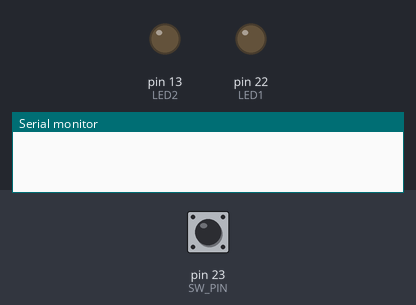
Recording of a sketch running on a simulated Arduino Mega 2560, built with avr-gcc and run on an emulated ATmega2560. Parts: output pins drawn as LEDs (lit = HIGH), the last lines printed to the serial monitor. Inputs (shaded band) come from the test bench; at power-on: pin 23 (SW_PIN) HIGH.

Above: at 1.2 s.
1.3 s: pin 23 (SW_PIN) pulled LOW for 1 s
At 2.3 s:
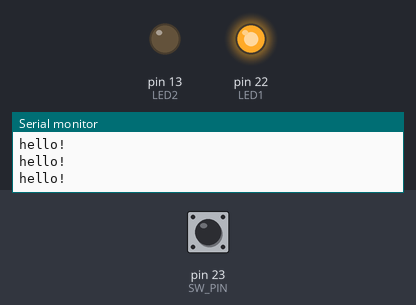
3.8 s: pin 23 (SW_PIN) pulled LOW for 0.15 s
At 4.6 s:
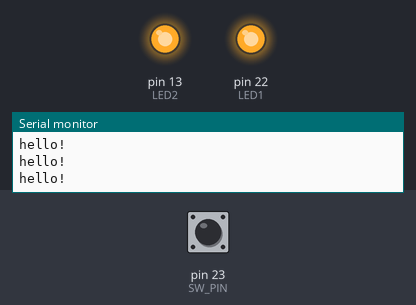
5.4 s: pin 23 (SW_PIN) pulled LOW for 3.2 s
At 6.7 s:
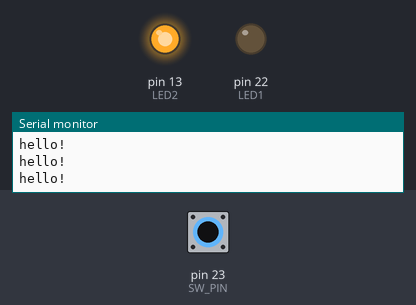
Timing chart, 0 to 8.4 s (numbered marks = the images above; inputs shaded):
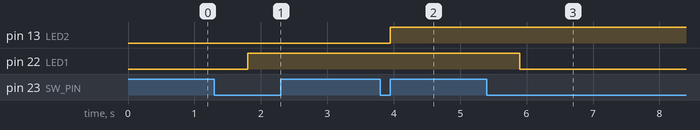

Measured:
- after the input at 1.3 s, pin 22 (LED1): LOW → HIGH after 0.50 s
- after the input at 3.8 s, pin 13 (LED2): LOW → HIGH after 0.15 s
- after the input at 5.4 s, pin 22 (LED1): HIGH → LOW after 0.50 s

The sketch:

diy3-1-OOP.ino
```cpp
// 參閱3-16頁

const byte LED1 = 22;
const byte LED2 = LED_BUILTIN; // 內建的LED
const byte SW_PIN = 23;        // 開關接腳

boolean LED1State = false;
boolean LED2State = false;

typedef enum
{
  RELEASED,
  PRESSED,
  LONG_PRESSED,
  PRESSING,
  RELEASED_FROM_PRESS,
  RELEASED_FROM_LONGPRESS
} Status;

class Switch
{
private:
  long _pressTime = 0;
  long _debounceTime = 30;
  long _longPressTime = 500;
  long _lastHoldTime = 0;
  long _holdTime = 200;
  boolean _isPressed = false;
  boolean _isLongPressed = false;

public:
  byte swPin;
  bool ONState;
  bool pullup;

  Switch(byte pin, bool ON = HIGH, bool pullup = false)
  {
    swPin = pin;
    ONState = ON;

    if (pullup)
    {
      pinMode(pin, INPUT_PULLUP);
    }
    else
    {
      pinMode(pin, INPUT);
    }
  }

  Status check()
  {
    Status status = RELEASED;

    if (digitalRead(swPin) == ONState)
    {
      if (!_isPressed)
      {
        _isPressed = true;
        status = PRESSED;
        _pressTime = millis();
      }

      if (_isLongPressed && (millis() - _lastHoldTime >= _holdTime))
      {
        status = PRESSING;
        _lastHoldTime = millis();
      }

      if (!_isLongPressed && (millis() - _pressTime > _longPressTime))
      {
        _isLongPressed = true;
        status = LONG_PRESSED;
      }
    }
    else
    {
      if (_isPressed)
      {
        if (_isLongPressed == true)
        {
          _isLongPressed = false;
          _lastHoldTime = 0;
          status = RELEASED_FROM_LONGPRESS;
        }
        else if ((millis() - _pressTime) > _debounceTime)
        {
          status = RELEASED_FROM_PRESS;
        }
        _isPressed = false;
      }
    }

    return status;
  }
};

Switch sw(SW_PIN, LOW, true);

void setup()
{
  Serial.begin(115200);
  pinMode(LED1, OUTPUT);
  pinMode(LED2, OUTPUT);
}

void loop()
{
  switch (sw.check())
  {
  case RELEASED_FROM_PRESS:
    LED2State = !LED2State;
    digitalWrite(LED2, LED2State);
    break;
  case LONG_PRESSED:
    LED1State = !LED1State;
    digitalWrite(LED1, LED1State);
    break;
  case PRESSING:
    Serial.println("hello!");
    break;
  }
}
```
